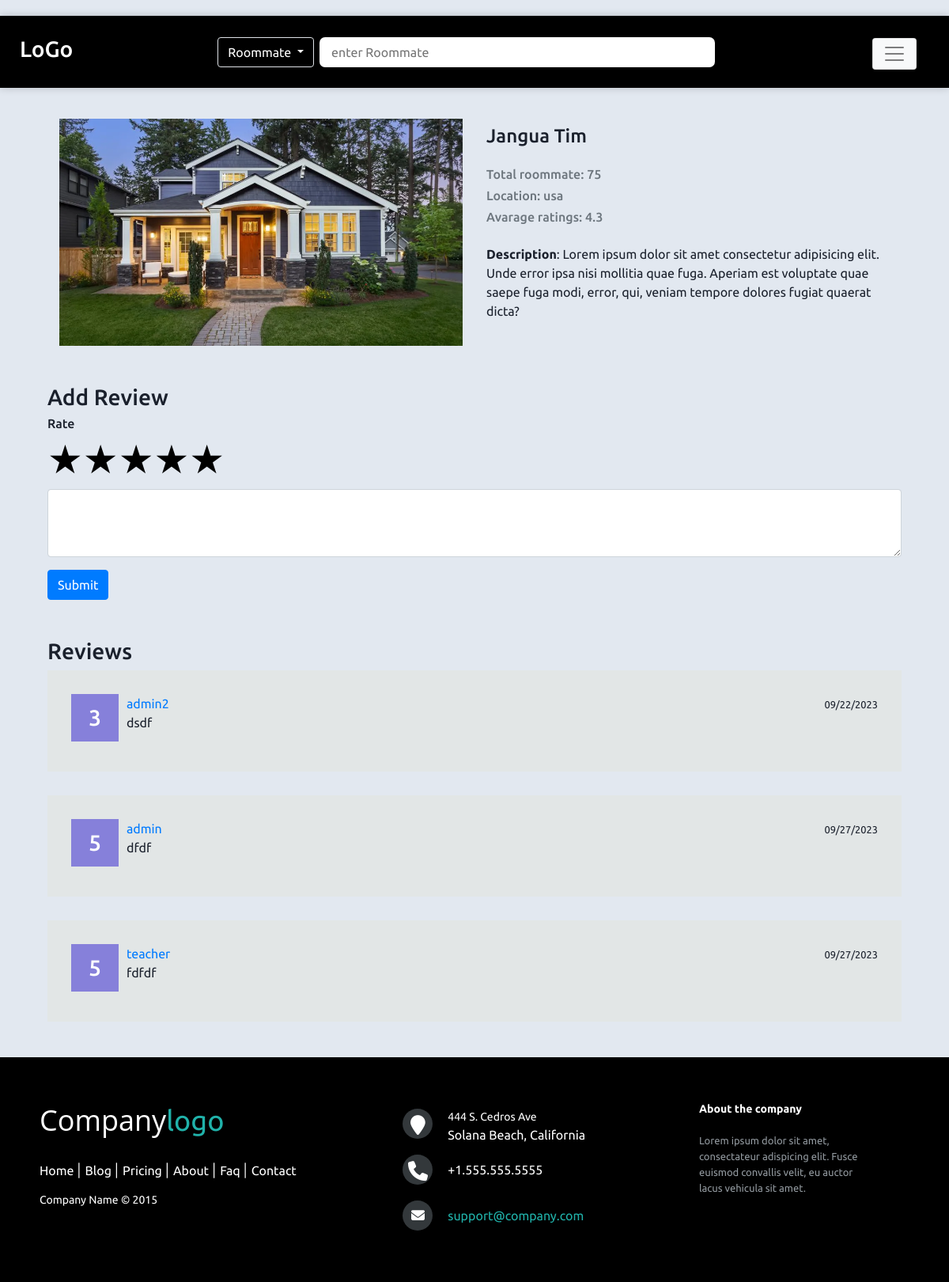
Screenshot of /address/2 (signed in) with the database file from the repository.
### roommates/models.py (models this page shows, shortened)
class Address(models.Model):
    name = models.CharField(max_length=100, blank=True)
    location = models.CharField(max_length=100, blank=True)
    description = models.TextField(blank=True)
    photo = models.ImageField(upload_to='address_photos', blank=True)
    total_roommates = models.IntegerField(default=0)
    def average_rating(self):
        if self.addressreview_set.count() == 0:
            return 0
        else:
            total = 0
            for review in self.addressreview_set.all():
                total += review.rating
            return round(total / self.addressreview_set.count(), 1)

class AddressReview(models.Model):
    address = models.ForeignKey(Address, on_delete=models.CASCADE)
    author = models.ForeignKey(User, on_delete=models.CASCADE)
    text = models.TextField()
    rating = models.IntegerField(default=0)
    created_date = models.DateTimeField(auto_now_add=True)

### main/views.py (the view)
# urls.py: path('address/<int:pk>', views.address_view, name='address_view'),
def address_view(request, pk):
    address = Address.objects.get(id=pk)
    return render(request, 'main/addressdetails.html', {'address': address})

### templates/main/addressdetails.html (shortened to what this page needs)
{% extends 'base.html' %}
{% load static %}
{% block style %}
<link rel="stylesheet" href="{% static 'css/roommatedetails.css' %}">
<link rel="stylesheet" href="{% static 'css/rating.css' %}">
{% endblock %}
{% block content %}
<div class="container">
    <div class="main-body mt-4">
        <div class='container'>
            <div class="row g-4 d-flex align-items-center">
                <div class="col-12 col-md-6">
                    <div>
                        <img src='{{address.photo.url}}' alt="" class="img-fluid" />
                    </div>
                </div>
                <div class="col-12 col-md-6">
                    <h4 class='mb-4'>{{address.name}}</h4>
                    <h6 class="text-secondary">Total roommate: {{address.total_roommates}} </h6>
                    <h6 class="text-secondary">Location: {{address.location}}</h6>
                    <h6 class="text-secondary">Avarage ratings: {% if address.average_rating == 0 %}Not Rated yet{% else %}{{address.average_rating}}{% endif %} </h6>
                    <p class='my-4'><span class='fw-bolder'>Description</span>: {{address.description}}</p>
                </div>
            </div>
        </div>
        <div class="add-review mt-5">
            <h3>Add Review</h3>
            <form action="{% url 'main:address_add_review' address.id %}" method="post">
                <div class="mb-3">
                    <h6>Rate</h6>
                    <div class="rating">
                        <label>
                          <span class="icon">★</span>
                        </label>
                        <label>
                          <span class="icon">★</span>
                          <span class="icon">★</span>
                        </label>
                        <label>
                          <span class="icon">★</span>
                          <span class="icon">★</span>
                          <span class="icon">★</span>
                        </label>
                        <label>
                          <span class="icon">★</span>
                          <span class="icon">★</span>
                          <span class="icon">★</span>
                          <span class="icon">★</span>
                        </label>
                        <label>
                          <span class="icon">★</span>
                          <span class="icon">★</span>
                          <span class="icon">★</span>
                          <span class="icon">★</span>
                          <span class="icon">★</span>
                        </label>
                    </div>
                    <div class="form-group ">
                        <textarea class="form-control" id="exampleFormControlTextarea1" rows="3"
                            name="review"></textarea>
                    </div>
                </div>
                <button type="submit" class="btn btn-primary">Submit</button>
            </form>
        </div>
        <h3 class="mt-5">Reviews</h3>
        {% if address.addressreview_set.all %}
        {% for review in address.addressreview_set.all %}
        <div class="main-div">
            <div class="main-div-2">
                <h3 class="ovarall-review">{{review.rating}}</h3>
                <div class="child-div">
                    <a href="{% url 'main:profile_view' review.author.id %}">{{review.author.username}}</a>
                    <p>{{review.text}}</p>
                </div>
                <p><small>{{review.created_date|date:"SHORT_DATE_FORMAT"}}</small></p>
            </div>
            </div>
        {% endfor %}
        {% endif %}
    </div>
</div>
{% endblock %}

### static/css/index.css (style rules this page uses)
* { margin: 0; padding: 0; box-sizing: border-box; font-family: 'Ubuntu', sans-serif; }

### static/css/roommatedetails.css (style rules this page uses)
body { margin-top:20px; color: #1a202c; text-align: left; background-color: #e2e8f0; }
.main-body { padding: 15px; }
.main-div { background-color: rgb(226, 230, 230); padding: 15px; margin: 0 0 30px 0; }
.main-div-2 { background-color: rgb(226, 230, 230); padding: 15px; display: flex; gap: 10px; }
.child-div { flex: 1; }
.ovarall-review { background-color: rgb(134, 128, 218); color: white; padding: 5px 10px; display: inline; width: 60px; height: 60px; display: flex; justify-content: center; align-items: center; }
.mb-3, .my-3 { margin-bottom: 1rem!important; }

### static/css/rating.css (style rules this page uses)
.rating { display: inline-block; position: relative; height: 50px; line-height: 50px; font-size: 50px; }
.rating label { position: absolute; top: 0; left: 0; height: 100%; cursor: pointer; }
.rating label:last-child { position: static; }
.rating label:nth-child(1) { z-index: 5; }
.rating label:nth-child(2) { z-index: 4; }
.rating label:nth-child(3) { z-index: 3; }
.rating label:nth-child(4) { z-index: 2; }
.rating label:nth-child(5) { z-index: 1; }
.rating label .icon { float: left; color: transparent; }
.rating label:last-child .icon { color: #000; }

### rows the page displays
Address: photo (picture), name "Jangua Tim", total_roommates "75", location "usa", average_rating "4.3", description "Lorem ipsum dolor sit amet consectetur adipisicing elit. Unde error ipsa nisi mollitia quae fuga. Aperiam est voluptate quae saepe fuga modi, error, qui, veniam tempore dolores fugiat quaerat dicta?"
AddressReview: rating "3", author.username "admin2", text "dsdf", created_date "09/22/2023"
AddressReview: rating "5", author.username "admin", text "dfdf", created_date "09/27/2023"
AddressReview: rating "5", author.username "teacher", text "fdfdf", created_date "09/27/2023"
